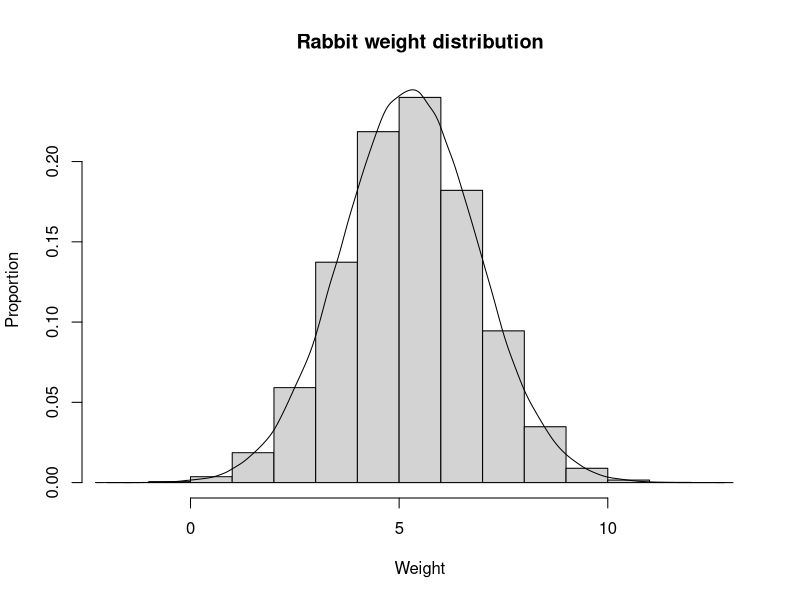
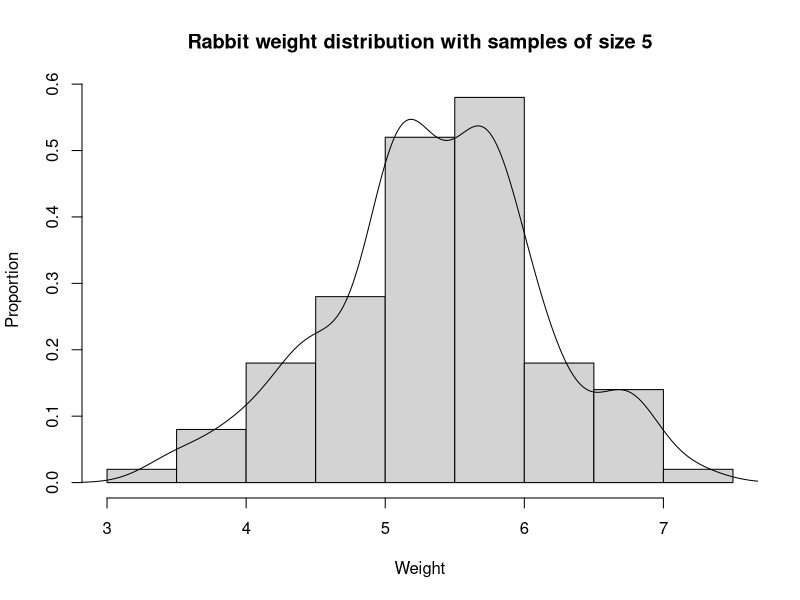
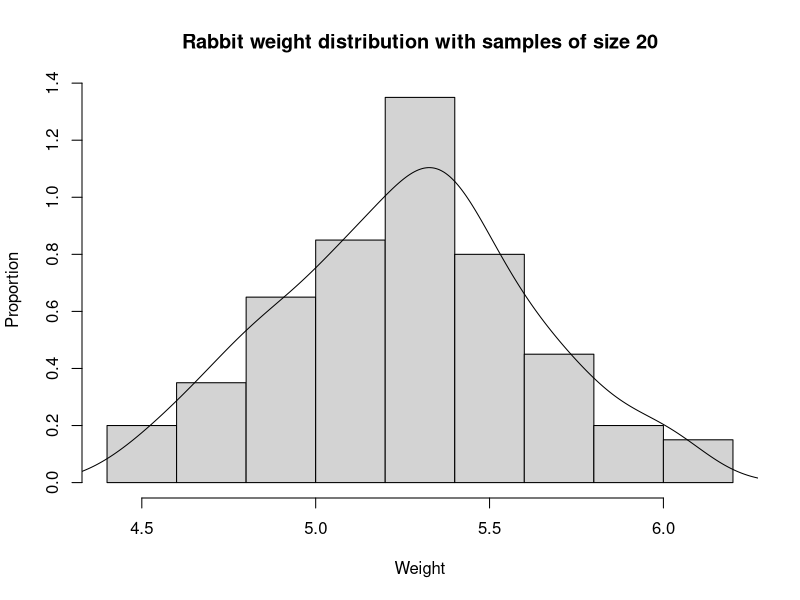
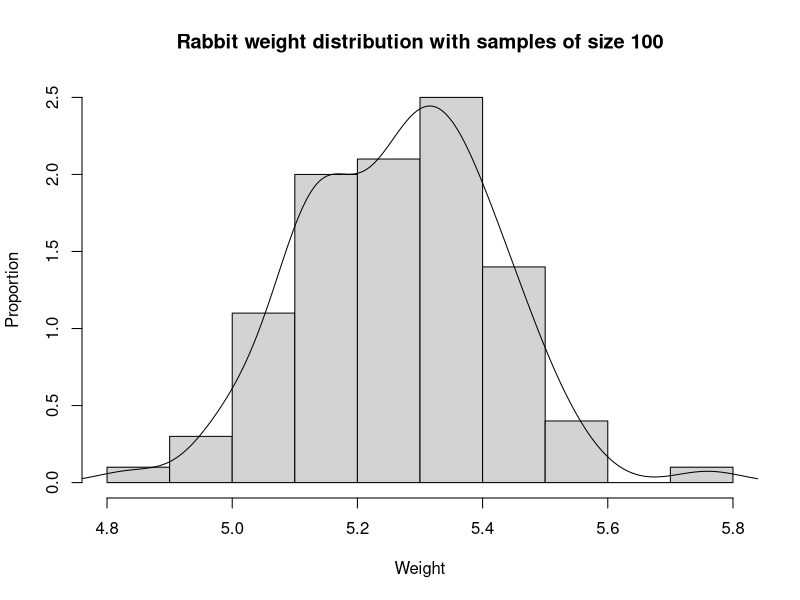
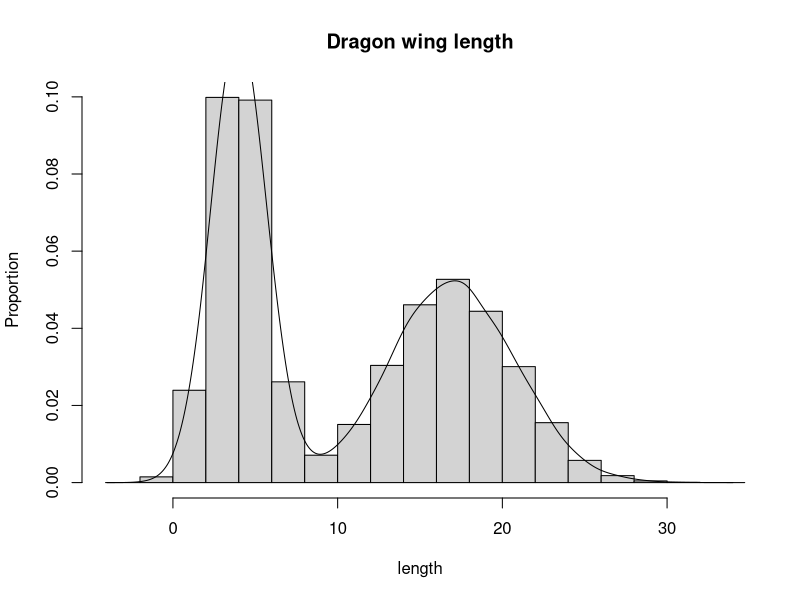
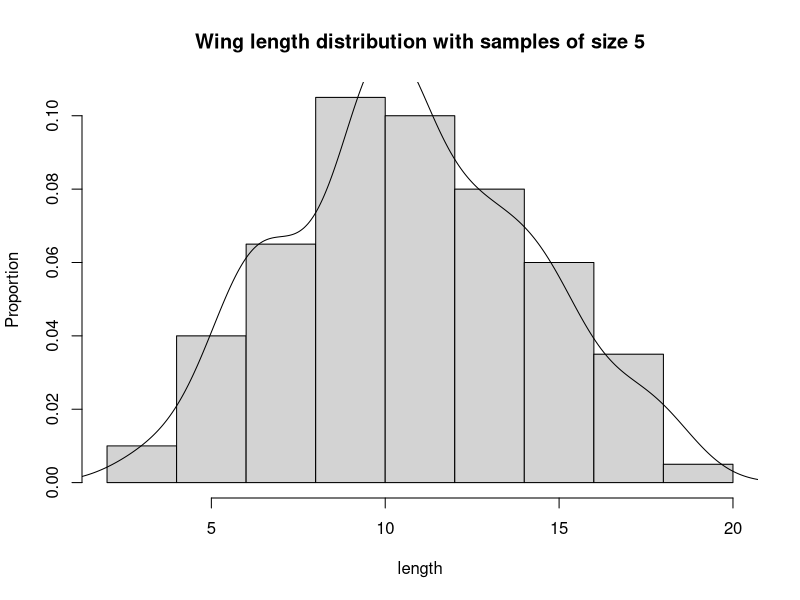
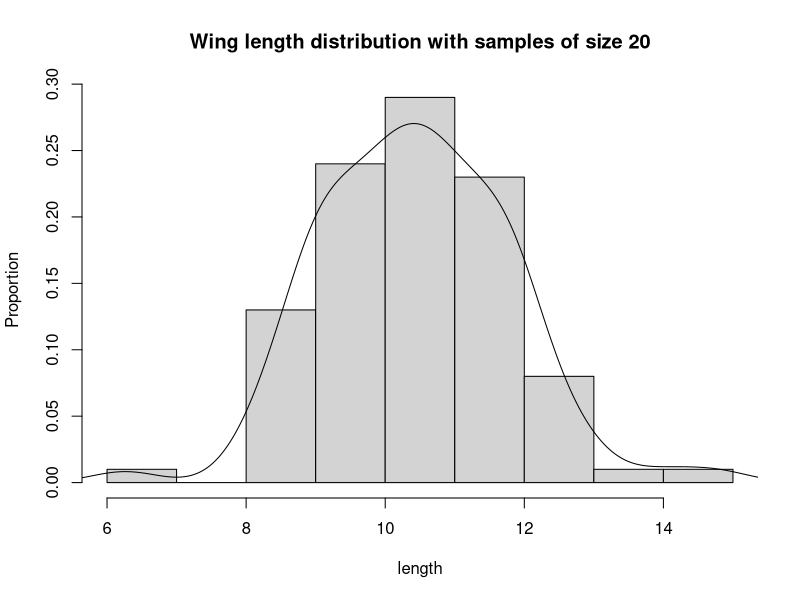
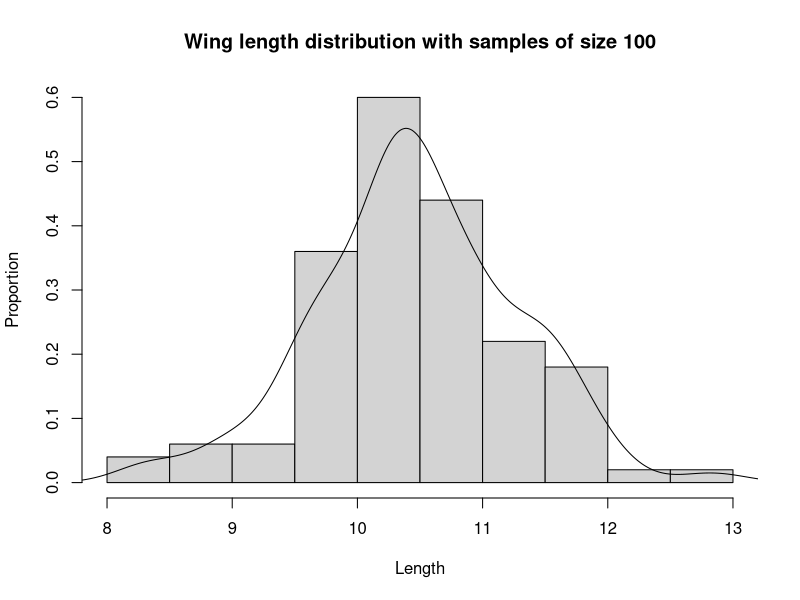

Here is the R script that generated these plots, in order:
## ---- chunk 1
knitr::opts_chunk$set(echo = TRUE)
## ---- chunk 2
rabbits <- rnorm(100000, mean=5.25, sd=1.625)
hist(rabbits, prob=TRUE, main="Rabbit weight distribution", xlab="Weight",ylab="Proportion")
lines(density(rabbits), bw = "nrd0") # I don't get the bw part. I understand it's supposed to define how much smoothing should be done on the line, however even when putting in the default value as I did here, I get an error saying that's not a graphical parameter.
## ---- chunk 3
weigh <- numeric(length = 100)
for (i in 1:100){
  weigh[i] <- mean(sample(x=rabbits, size = 5))
}
hist(weigh, prob=TRUE, main="Rabbit weight distribution with samples of size 5", xlab="Weight",ylab="Proportion")
lines(density(weigh), bw = "nrd0") 

for (i in 1:100){
  weigh[i] <- mean(sample(x=rabbits, size = 20))
}
hist(weigh, prob=TRUE, main="Rabbit weight distribution with samples of size 20", xlab="Weight",ylab="Proportion")
lines(density(weigh), bw = "nrd0") 

for (i in 1:100){
  weigh[i] <- mean(sample(x=rabbits, size = 100))
}
hist(weigh, prob=TRUE, main="Rabbit weight distribution with samples of size 100", xlab="Weight",ylab="Proportion")
lines(density(weigh), bw = "nrd0")
## ---- chunk 4
d1 <- rnorm(50000, mean=4, sd=sqrt(2.5))
d2 <- rnorm(50000, mean=17, sd=sqrt(14))
dragons <- c(d1,d2)
hist(dragons, prob=TRUE, main="Dragon wing length", xlab="length",ylab="Proportion")
lines(density(dragons), bw = "nrd0")
## ---- chunk 5
length <- numeric(length = 100)
for (i in 1:100){
  length[i] <- mean(sample(x=dragons, size = 5))
}
hist(length, prob=TRUE, main="Wing length distribution with samples of size 5", xlab="length",ylab="Proportion")
lines(density(length), bw = "nrd0") 

for (i in 1:100){
  length[i] <- mean(sample(x=dragons, size = 20))
}
hist(length, prob=TRUE, main="Wing length distribution with samples of size 20", xlab="length",ylab="Proportion")
lines(density(length), bw = "nrd0") 

for (i in 1:100){
  length[i] <- mean(sample(x=dragons, size = 100))
}
hist(length, prob=TRUE, main="Wing length distribution with samples of size 100", xlab="Length",ylab="Proportion")
lines(density(length), bw = "nrd0")
